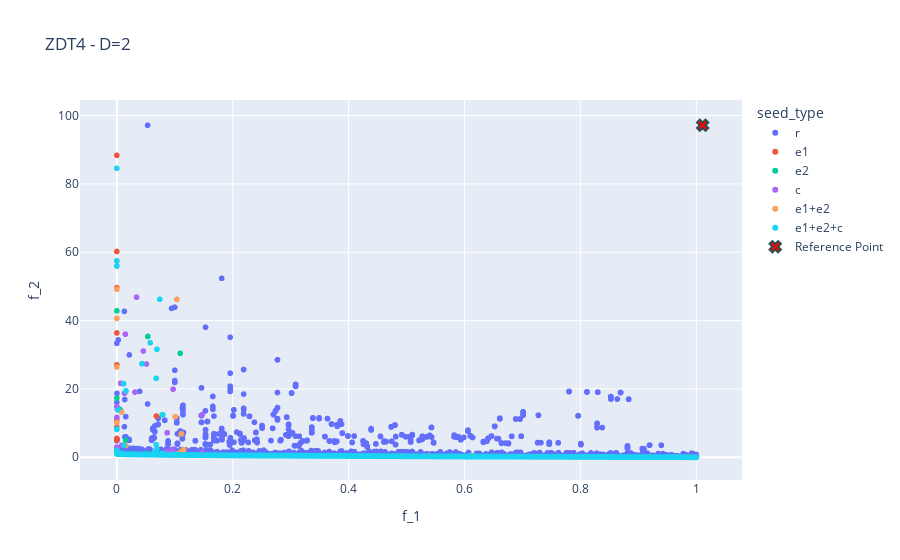

Notebook source saved alongside this figure:
### Code cell
fig = px.scatter(data_d2_df, x="f_1", y="f_2", color="seed_type", title="ZDT4 - D=2")
fig.add_scatter(x=[ref_point[0]], y=[ref_point[1]], mode='markers', marker=dict(size=10, color='red', symbol='x', line=dict(width=2, color='DarkSlateGrey')), name="Reference Point")
fig.show()

### Figure 1 — Plotly figure (JSON) as saved in the notebook; plotly's stock layout.template omitted (floating-point values rounded to 4 significant figures; data arrays with more than 128 entries replaced by an {"elided": "..."} marker saying what was removed)
{"data": [{"hovertemplate": "seed_type=r<br>f_1=%{x}<br>f_2=%{y}<extra></extra>", "legendgroup": "r", "marker": {"color": "#636efa", "symbol": "circle"}, "mode": "markers", "name": "r", "showlegend": true, "type": "scattergl", "x": {"elided": "5642 float values"}, "xaxis": "x", "y": {"elided": "5642 float values"}, "yaxis": "y"}, {"hovertemplate": "seed_type=e1<br>f_1=%{x}<br>f_2=%{y}<extra></extra>", "legendgroup": "e1", "marker": {"color": "#EF553B", "symbol": "circle"}, "mode": "markers", "name": "e1", "showlegend": true, "type": "scattergl", "x": {"elided": "5642 float values"}, "xaxis": "x", "y": {"elided": "5642 float values"}, "yaxis": "y"}, {"hovertemplate": "seed_type=e2<br>f_1=%{x}<br>f_2=%{y}<extra></extra>", "legendgroup": "e2", "marker": {"color": "#00cc96", "symbol": "circle"}, "mode": "markers", "name": "e2", "showlegend": true, "type": "scattergl", "x": {"elided": "5642 float values"}, "xaxis": "x", "y": {"elided": "5642 float values"}, "yaxis": "y"}, {"hovertemplate": "seed_type=c<br>f_1=%{x}<br>f_2=%{y}<extra></extra>", "legendgroup": "c", "marker": {"color": "#ab63fa", "symbol": "circle"}, "mode": "markers", "name": "c", "showlegend": true, "type": "scattergl", "x": {"elided": "5642 float values"}, "xaxis": "x", "y": {"elided": "5642 float values"}, "yaxis": "y"}, {"hovertemplate": "seed_type=e1+e2<br>f_1=%{x}<br>f_2=%{y}<extra></extra>", "legendgroup": "e1+e2", "marker": {"color": "#FFA15A", "symbol": "circle"}, "mode": "markers", "name": "e1+e2", "showlegend": true, "type": "scattergl", "x": {"elided": "5642 float values"}, "xaxis": "x", "y": {"elided": "5642 float values"}, "yaxis": "y"}, {"hovertemplate": "seed_type=e1+e2+c<br>f_1=%{x}<br>f_2=%{y}<extra></extra>", "legendgroup": "e1+e2+c", "marker": {"color": "#19d3f3", "symbol": "circle"}, "mode": "markers", "name": "e1+e2+c", "showlegend": true, "type": "scattergl", "x": {"elided": "5642 float values"}, "xaxis": "x", "y": {"elided": "5642 float values"}, "yaxis": "y"}, {"marker": {"color": "red", "line": {"color": "DarkSlateGrey", "width": 2}, "size": 10, "symbol": "x"}, "mode": "markers", "name": "Reference Point", "type": "scatter", "x": [1.011], "y": [97.19]}], "layout": {"legend": {"title": {"text": "seed_type"}, "tracegroupgap": 0}, "title": {"text": "ZDT4 - D=2"}, "xaxis": {"anchor": "y", "domain": [0, 1], "title": {"text": "f_1"}}, "yaxis": {"anchor": "x", "domain": [0, 1], "title": {"text": "f_2"}}}}
